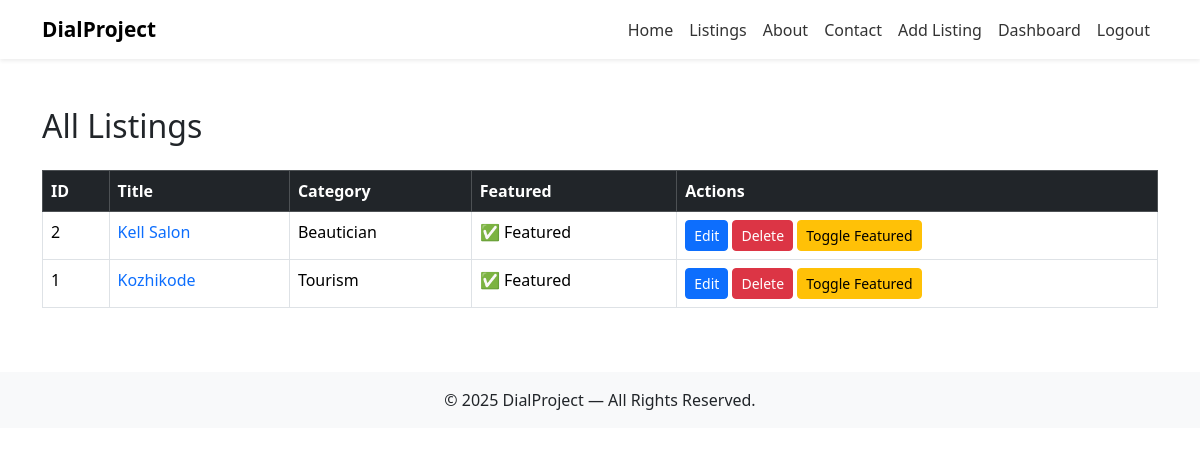
Screenshot of /dashboard/listings/ (signed in) with the database file from the repository.
### main/models.py (models this page shows, shortened)
class Listing(models.Model):
    title = models.CharField(max_length=200)
    slug = models.SlugField(unique=True, blank=True)
    description = models.TextField()
    image = models.ImageField(upload_to='listings/', blank=True, null=True)
    phone = models.CharField(max_length=50, blank=True)
    email = models.EmailField(blank=True)
    website = models.URLField(blank=True)
    category = models.ForeignKey(
        Category,
        on_delete=models.SET_NULL,
        null=True,
        blank=True
    )
    featured = models.BooleanField(default=False)
    address = models.CharField(max_length=255, blank=True)
    city = models.CharField(max_length=120, blank=True)
    state = models.CharField(max_length=120, blank=True)
    created_at = models.DateTimeField(auto_now_add=True)

class Category(models.Model):
    name = models.CharField(max_length=200)
    slug = models.SlugField(unique=True, blank=True)
    icon = models.ImageField(upload_to='category_icons/', blank=True, null=True)
    template = models.ForeignKey(
        CategoryTemplate,
        on_delete=models.SET_NULL,
        null=True,
        blank=True,
        related_name="categories"
    )
    class Meta:
        verbose_name_plural = "Categories"
    def __str__(self):
        return self.name

### main/views.py (the view)
# urls.py: path('dashboard/listings/', views.dashboard_listings, name='dashboard_listings'),
@staff_required
def dashboard_listings(request):
    return render(request, "main/dashboard_listings.html", {
        "listings": Listing.objects.all().order_by("-id")
    })

### main/views.py (called while the page is built)
def staff_required(view):
    return user_passes_test(lambda u: u.is_active and u.is_staff)(view)

### main/templates/main/dashboard_listings.html
{% extends "main/base.html" %}
{% block content %}
<div class="container py-5">
    <h2 class="mb-4">All Listings</h2>
    <table class="table table-bordered table-hover">
        <thead class="table-dark">
            <tr>
                <th>ID</th>
                <th>Title</th>
                <th>Category</th>
                <th>Featured</th>
                <th>Actions</th>
            </tr>
        </thead>
        <tbody>
            {% for item in listings %}
            <tr>
                <td>{{ item.id }}</td>
                <td>
                    <a href="{% url 'business_page' item.slug %}" class="text-decoration-none">
                        {{ item.title }}
                    </a>
                </td>
                <td>{{ item.category }}</td>
                <td>
                    {% if item.featured %}
                        ✅ Featured
                    {% else %}
                        ❌ No
                    {% endif %}
                </td>
                <td>
                    <a href="{% url 'dashboard_edit_listing' item.id %}" class="btn btn-sm btn-primary">Edit</a>
                    <a href="{% url 'dashboard_delete_listing' item.id %}" class="btn btn-sm btn-danger">Delete</a>
                    <a href="{% url 'dashboard_toggle_feature' item.id %}" class="btn btn-sm btn-warning">
                        Toggle Featured
                    </a>
                </td>
            </tr>
            {% endfor %}
        </tbody>
    </table>
</div>
{% endblock %}

### rows the page displays
Listing: id "2", title "Kell Salon", category "Beautician", featured "✅ Featured"
Listing: id "1", title "Kozhikode", category "Tourism", featured "✅ Featured"
